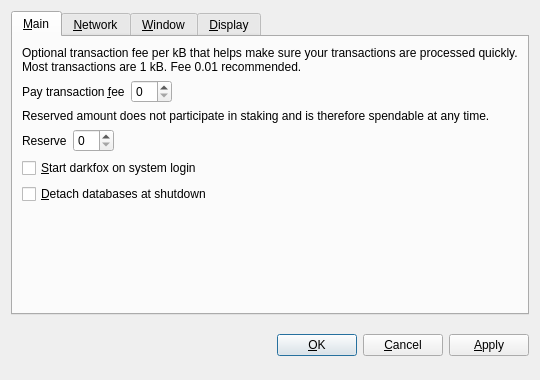
<?xml version="1.0" encoding="UTF-8"?>
<ui version="4.0">
 <class>OptionsDialog</class>
 <widget class="QDialog" name="OptionsDialog">
  <property name="geometry">
   <rect>
    <x>0</x>
    <y>0</y>
    <width>540</width>
    <height>380</height>
   </rect>
  </property>
  <property name="windowTitle">
   <string>Options</string>
  </property>
  <property name="modal">
   <bool>true</bool>
  </property>
  <layout class="QVBoxLayout" name="verticalLayout">
   <item>
    <widget class="QTabWidget" name="tabWidget">
     <property name="tabPosition">
      <enum>QTabWidget::North</enum>
     </property>
     <property name="currentIndex">
      <number>0</number>
     </property>
     <widget class="QWidget" name="tabMain">
      <attribute name="title">
       <string>&amp;Main</string>
      </attribute>
      <layout class="QVBoxLayout" name="verticalLayout_Main">
       <item>
        <widget class="QLabel" name="transactionFeeInfoLabel">
         <property name="text">
          <string>Optional transaction fee per kB that helps make sure your transactions are processed quickly. Most transactions are 1 kB. Fee 0.01 recommended.</string>
         </property>
         <property name="textFormat">
          <enum>Qt::PlainText</enum>
         </property>
         <property name="wordWrap">
          <bool>true</bool>
         </property>
        </widget>
       </item>
       <item>
        <layout class="QHBoxLayout" name="horizontalLayoutFee">
         <item>
          <widget class="QLabel" name="transactionFeeLabel">
           <property name="text">
            <string>Pay transaction &amp;fee</string>
           </property>
           <property name="textFormat">
            <enum>Qt::PlainText</enum>
           </property>
           <property name="buddy">
            <cstring>transactionFee</cstring>
           </property>
          </widget>
         </item>
         <item>
          <widget class="BitcoinAmountField" name="transactionFee"/>
         </item>
         <item>
          <spacer name="horizontalSpacerFee">
           <property name="orientation">
            <enum>Qt::Horizontal</enum>
           </property>
           <property name="sizeHint" stdset="0">
            <size>
             <width>40</width>
             <height>20</height>
            </size>
           </property>
          </spacer>
         </item>
        </layout>
       </item>
       <item>
        <widget class="QLabel" name="reserveBalanceInfoLabel">
         <property name="text">
          <string>Reserved amount does not participate in staking and is therefore spendable at any time.</string>
         </property>
         <property name="textFormat">
          <enum>Qt::PlainText</enum>
         </property>
         <property name="wordWrap">
          <bool>true</bool>
         </property>
        </widget>
       </item>
       <item>
        <layout class="QHBoxLayout" name="horizontalLayoutReserveBalance">
         <item>
          <widget class="QLabel" name="reserveBalanceLabel">
           <property name="text">
            <string>Reserve</string>
           </property>
           <property name="textFormat">
            <enum>Qt::PlainText</enum>
           </property>
           <property name="buddy">
            <cstring>reserveBalance</cstring>
           </property>
          </widget>
         </item>
         <item>
          <widget class="BitcoinAmountField" name="reserveBalance"/>
         </item>
         <item>
          <spacer name="horizontalSpacerReserveBalance">
           <property name="orientation">
            <enum>Qt::Horizontal</enum>
           </property>
           <property name="sizeHint" stdset="0">
            <size>
             <width>40</width>
             <height>20</height>
            </size>
           </property>
          </spacer>
         </item>
        </layout>
       </item>
       <item>
        <widget class="QCheckBox" name="bitcoinAtStartup">
         <property name="toolTip">
          <string>Automatically start darkfox after logging in to the system.</string>
         </property>
         <property name="text">
          <string>&amp;Start darkfox on system login</string>
         </property>
        </widget>
       </item>
       <item>
        <widget class="QCheckBox" name="detachDatabases">
         <property name="toolTip">
          <string>Detach block and address databases at shutdown. This means they can be moved to another data directory, but it slows down shutdown. The wallet is always detached.</string>
         </property>
         <property name="text">
          <string>&amp;Detach databases at shutdown</string>
         </property>
        </widget>
       </item>
       <item>
        <spacer name="verticalSpacer_Main">
         <property name="orientation">
          <enum>Qt::Vertical</enum>
         </property>
         <property name="sizeHint" stdset="0">
          <size>
           <width>20</width>
           <height>40</height>
          </size>
         </property>
        </spacer>
       </item>
      </layout>
     </widget>
     <widget class="QWidget" name="tabNetwork">
      <attribute name="title">
       <string>&amp;Network</string>
      </attribute>
      <layout class="QVBoxLayout" name="verticalLayout_Network">
       <item>
        <widget class="QCheckBox" name="mapPortUpnp">
         <property name="toolTip">
          <string>Automatically open the darkfox client port on the router. This only works when your router supports UPnP and it is enabled.</string>
         </property>
         <property name="text">
          <string>Map port using &amp;UPnP</string>
         </property>
        </widget>
       </item>
       <item>
        <widget class="QCheckBox" name="connectSocks">
         <property name="toolTip">
          <string>Connect to the darkfox network through a SOCKS proxy (e.g. when connecting through Tor).</string>
         </property>
         <property name="text">
          <string>&amp;Connect through SOCKS proxy:</string>
         </property>
        </widget>
       </item>
       <item>
        <layout class="QHBoxLayout" name="horizontalLayout_Network">
         <item>
          <widget class="QLabel" name="proxyIpLabel">
           <property name="text">
            <string>Proxy &amp;IP:</string>
           </property>
           <property name="textFormat">
            <enum>Qt::PlainText</enum>
           </property>
           <property name="buddy">
            <cstring>proxyIp</cstring>
           </property>
          </widget>
         </item>
         <item>
          <widget class="QValidatedLineEdit" name="proxyIp">
           <property name="maximumSize">
            <size>
             <width>140</width>
             <height>16777215</height>
            </size>
           </property>
           <property name="toolTip">
            <string>IP address of the proxy (e.g. 127.0.0.1)</string>
           </property>
          </widget>
         </item>
         <item>
          <widget class="QLabel" name="proxyPortLabel">
           <property name="text">
            <string>&amp;Port:</string>
           </property>
           <property name="textFormat">
            <enum>Qt::PlainText</enum>
           </property>
           <property name="buddy">
            <cstring>proxyPort</cstring>
           </property>
          </widget>
         </item>
         <item>
          <widget class="QLineEdit" name="proxyPort">
           <property name="maximumSize">
            <size>
             <width>55</width>
             <height>16777215</height>
            </size>
           </property>
           <property name="toolTip">
            <string>Port of the proxy (e.g. 9050)</string>
           </property>
          </widget>
         </item>
         <item>
          <widget class="QLabel" name="socksVersionLabel">
           <property name="text">
            <string>SOCKS &amp;Version:</string>
           </property>
           <property name="textFormat">
            <enum>Qt::PlainText</enum>
           </property>
           <property name="buddy">
            <cstring>socksVersion</cstring>
           </property>
          </widget>
         </item>
         <item>
          <widget class="QValueComboBox" name="socksVersion">
           <property name="toolTip">
            <string>SOCKS version of the proxy (e.g. 5)</string>
           </property>
          </widget>
         </item>
         <item>
          <spacer name="horizontalSpacer_Network">
           <property name="orientation">
            <enum>Qt::Horizontal</enum>
           </property>
           <property name="sizeHint" stdset="0">
            <size>
             <width>40</width>
             <height>20</height>
            </size>
           </property>
          </spacer>
         </item>
        </layout>
       </item>
       <item>
        <spacer name="verticalSpacer_Network">
         <property name="orientation">
          <enum>Qt::Vertical</enum>
         </property>
         <property name="sizeHint" stdset="0">
          <size>
           <width>20</width>
           <height>40</height>
          </size>
         </property>
        </spacer>
       </item>
      </layout>
     </widget>
     <widget class="QWidget" name="tabWindow">
      <attribute name="title">
       <string>&amp;Window</string>
      </attribute>
      <layout class="QVBoxLayout" name="verticalLayout_Window">
       <item>
        <widget class="QCheckBox" name="minimizeToTray">
         <property name="toolTip">
          <string>Show only a tray icon after minimizing the window.</string>
         </property>
         <property name="text">
          <string>&amp;Minimize to the tray instead of the taskbar</string>
         </property>
        </widget>
       </item>
       <item>
        <widget class="QCheckBox" name="minimizeOnClose">
         <property name="toolTip">
          <string>Minimize instead of exit the application when the window is closed. When this option is enabled, the application will be closed only after selecting Quit in the menu.</string>
         </property>
         <property name="text">
          <string>M&amp;inimize on close</string>
         </property>
        </widget>
       </item>
       <item>
        <spacer name="verticalSpacer_Window">
         <property name="orientation">
          <enum>Qt::Vertical</enum>
         </property>
         <property name="sizeHint" stdset="0">
          <size>
           <width>20</width>
           <height>40</height>
          </size>
         </property>
        </spacer>
       </item>
      </layout>
     </widget>
     <widget class="QWidget" name="tabDisplay">
      <attribute name="title">
       <string>&amp;Display</string>
      </attribute>
      <layout class="QVBoxLayout" name="verticalLayout_Display">
       <item>
        <layout class="QHBoxLayout" name="horizontalLayout_1_Display">
         <item>
          <widget class="QLabel" name="langLabel">
           <property name="text">
            <string>User Interface &amp;language:</string>
           </property>
           <property name="textFormat">
            <enum>Qt::PlainText</enum>
           </property>
           <property name="buddy">
            <cstring>lang</cstring>
           </property>
          </widget>
         </item>
         <item>
          <widget class="QValueComboBox" name="lang">
           <property name="toolTip">
            <string>The user interface language can be set here. This setting will take effect after restarting darkfox.</string>
           </property>
          </widget>
         </item>
        </layout>
       </item>
       <item>
        <layout class="QHBoxLayout" name="horizontalLayout_2_Display">
         <item>
          <widget class="QLabel" name="unitLabel">
           <property name="text">
            <string>&amp;Unit to show amounts in:</string>
           </property>
           <property name="textFormat">
            <enum>Qt::PlainText</enum>
           </property>
           <property name="buddy">
            <cstring>unit</cstring>
           </property>
          </widget>
         </item>
         <item>
          <widget class="QValueComboBox" name="unit">
           <property name="toolTip">
            <string>Choose the default subdivision unit to show in the interface and when sending coins.</string>
           </property>
          </widget>
         </item>
        </layout>
       </item>
       <item>
        <widget class="QCheckBox" name="displayAddresses">
         <property name="toolTip">
          <string>Whether to show darkfox addresses in the transaction list or not.</string>
         </property>
         <property name="text">
          <string>&amp;Display addresses in transaction list</string>
         </property>
        </widget>
       </item>
       <item>
        <widget class="QCheckBox" name="coinControlFeatures">
         <property name="toolTip">
          <string>Whether to show coin control features or not.</string>
         </property>
         <property name="text">
          <string>Display coin &amp;control features (experts only!)</string>
         </property>
        </widget>
       </item>
       <item>
        <spacer name="verticalSpacer_Display">
         <property name="orientation">
          <enum>Qt::Vertical</enum>
         </property>
         <property name="sizeHint" stdset="0">
          <size>
           <width>20</width>
           <height>40</height>
          </size>
         </property>
        </spacer>
       </item>
      </layout>
     </widget>
    </widget>
   </item>
   <item>
    <layout class="QHBoxLayout" name="horizontalLayout_Buttons">
     <item>
      <spacer name="horizontalSpacer_1">
       <property name="orientation">
        <enum>Qt::Horizontal</enum>
       </property>
       <property name="sizeHint" stdset="0">
        <size>
         <width>40</width>
         <height>48</height>
        </size>
       </property>
      </spacer>
     </item>
     <item>
      <widget class="QLabel" name="statusLabel">
       <property name="font">
        <font>
         <weight>75</weight>
         <bold>true</bold>
        </font>
       </property>
       <property name="text">
        <string/>
       </property>
       <property name="textFormat">
        <enum>Qt::PlainText</enum>
       </property>
       <property name="wordWrap">
        <bool>true</bool>
       </property>
      </widget>
     </item>
     <item>
      <spacer name="horizontalSpacer_2">
       <property name="orientation">
        <enum>Qt::Horizontal</enum>
       </property>
       <property name="sizeHint" stdset="0">
        <size>
         <width>40</width>
         <height>48</height>
        </size>
       </property>
      </spacer>
     </item>
     <item>
      <widget class="QPushButton" name="okButton">
       <property name="text">
        <string>&amp;OK</string>
       </property>
      </widget>
     </item>
     <item>
      <widget class="QPushButton" name="cancelButton">
       <property name="text">
        <string>&amp;Cancel</string>
       </property>
       <property name="autoDefault">
        <bool>false</bool>
       </property>
      </widget>
     </item>
     <item>
      <widget class="QPushButton" name="applyButton">
       <property name="text">
        <string>&amp;Apply</string>
       </property>
       <property name="autoDefault">
        <bool>false</bool>
       </property>
      </widget>
     </item>
    </layout>
   </item>
  </layout>
 </widget>
 <customwidgets>
  <customwidget>
   <class>BitcoinAmountField</class>
   <extends>QSpinBox</extends>
   <header>bitcoinamountfield.h</header>
  </customwidget>
  <customwidget>
   <class>QValueComboBox</class>
   <extends>QComboBox</extends>
   <header>qvaluecombobox.h</header>
  </customwidget>
  <customwidget>
   <class>QValidatedLineEdit</class>
   <extends>QLineEdit</extends>
   <header>qvalidatedlineedit.h</header>
  </customwidget>
 </customwidgets>
 <resources/>
 <connections/>
</ui>
